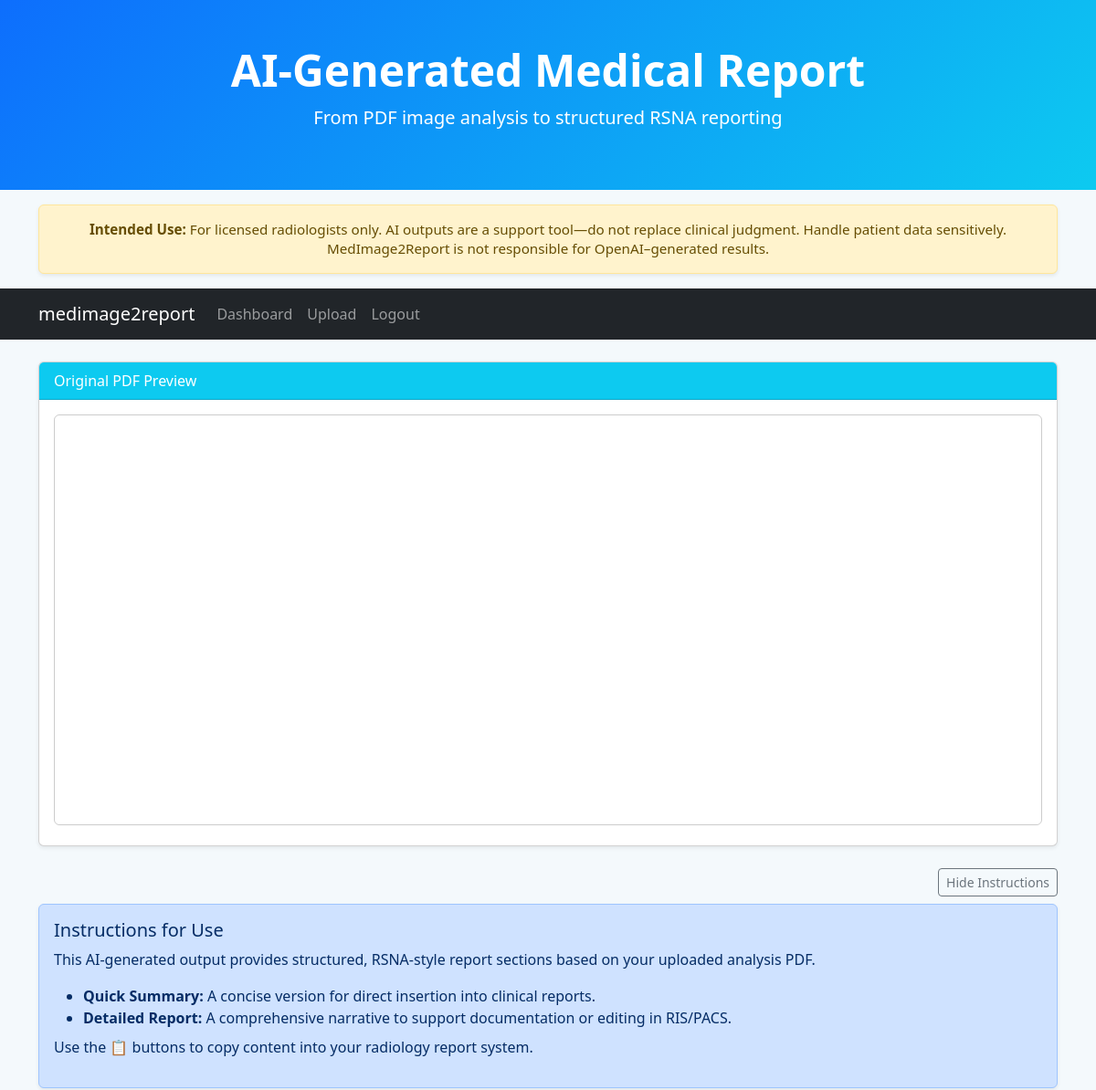
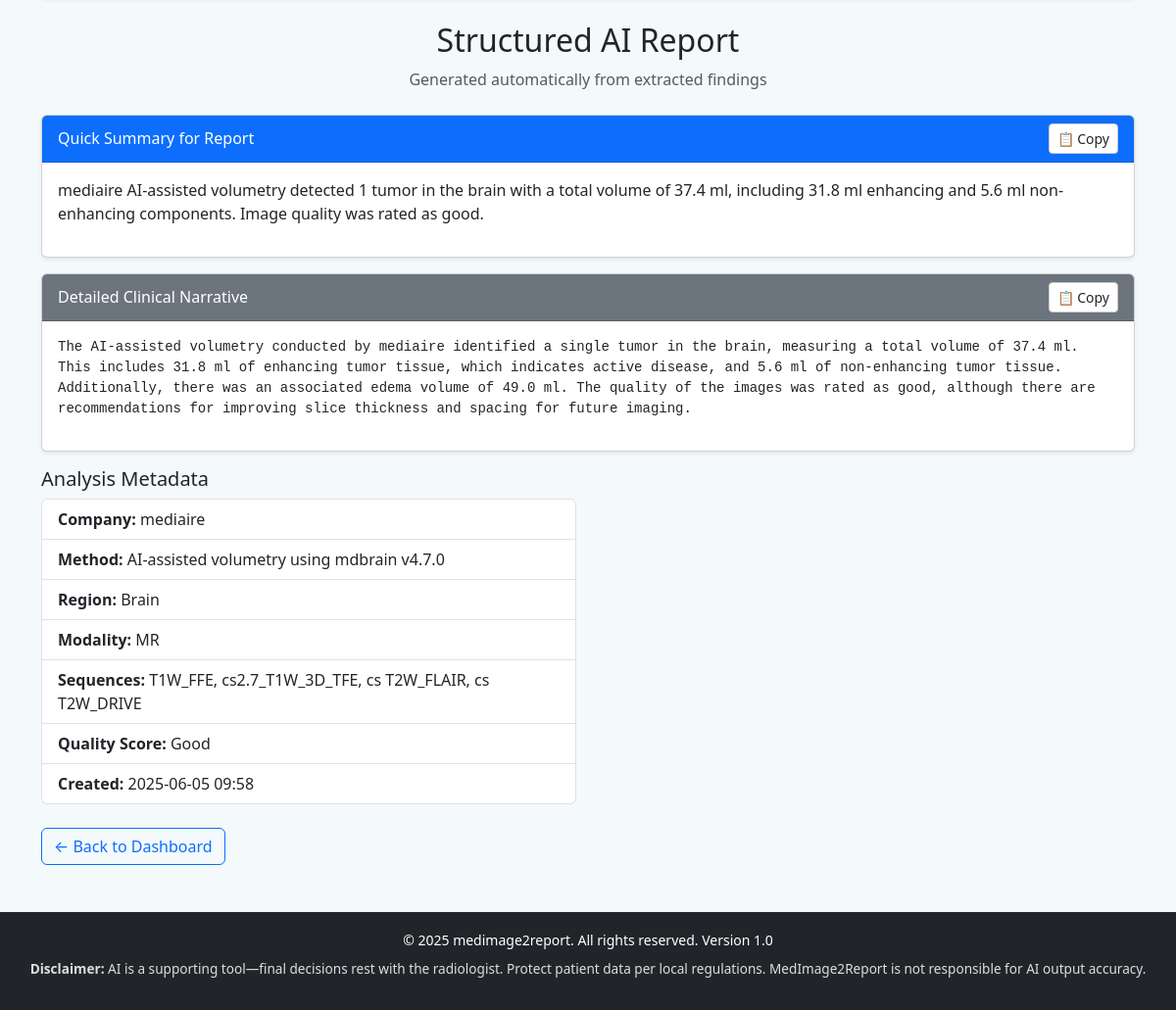
The page /view_report/40b24f1f09b8461496b3d8d29c (signed in) on the database its author committed (2 pictures, top to bottom).
### data/models/models.py (models this page shows, shortened)
class ProcessedImageAnalysisData(db.Model):
    __tablename__ = 'PROCESSED_IMAGE_ANALYSIS_DATA'
    id = Column(String(26), primary_key=True)
    pdf_data_id = Column(String(26), ForeignKey('PDF_IMAGE_ANALYSIS_DATA.id'), nullable=False)
    company_name = Column(String(100), nullable=True)
    sequences = Column(String(255), nullable=True)
    method_used = Column(String(100), nullable=True)
    body_region = Column(String(100), nullable=True)
    modality = Column(String(100), nullable=True)
    report_section_short = Column(Text, nullable=True)
    report_section_long = Column(Text, nullable=True)
    report_quality_score = Column(String(10), nullable=True)
    created_at = Column(DateTime, default=datetime.now(timezone.utc), nullable=False)
    pdf_data = relationship("ImageAnalysisPDF", backref="processed_reports")

### run.py (the view)
@app.route('/view_report/<processed_id>', methods=['GET'])
@login_required
def view_report(processed_id):
    try:
        report = data_manager.processed_manager.get_processed_data(processed_id)
        if not report or report.pdf_data.user_id != current_user.id:
            abort(404)
        return render_template('view_report.html', report=report)
    except Exception as e:
        current_app.logger.exception("View report error: %s", e)
        flash('Unable to load the report. Please try again later.', 'danger')
        return redirect(url_for('status'))

### data/models/models.py (called while the page is built)
    @property
    def is_authenticated(self):
        return True

### data/sqlite_data_manager.py (called while the page is built)
    def get_processed_data(self, id):
        return ProcessedImageAnalysisData.query.get(id)

### run.py (called while the page is built)
@login_manager.user_loader
def load_user(user_id: str) -> User | None:
    with app.app_context():
        return db.session.get(User, user_id)

### app/templates/view_report.html (shortened to what this page needs)
<!DOCTYPE html>
<html lang="en">
<head>
  <link href="https://cdn.jsdelivr.net/npm/bootstrap@5.3.0/dist/css/bootstrap.min.css" rel="stylesheet">
</head>
<body>
  <header class="py-5 text-white text-center no-print" style="background: linear-gradient(135deg, #0d6efd, #0dcaf0);">
    <div class="container">
      <h1 class="display-5 fw-bold">AI-Generated Medical Report</h1>
      <p class="lead">From PDF image analysis to structured RSNA reporting</p>
    </div>
  </header>
  <div class="container mt-3">
    <div class="alert alert-warning alert-disclaimer text-center shadow-sm">
      <strong>Intended Use:</strong> For licensed radiologists only. AI outputs are a support tool—do not replace clinical judgment.
      Handle patient data sensitively. MedImage2Report is not responsible for OpenAI–generated results.
    </div>
  </div>
  <nav class="navbar navbar-expand-lg navbar-dark bg-dark no-print">
    <div class="container">
      <a class="navbar-brand" href="{{ url_for('index') }}">medimage2report</a>
      <div class="collapse navbar-collapse" id="navbarNav">
        <ul class="navbar-nav me-auto">
          <li class="nav-item"><a class="nav-link" href="{{ url_for('status') }}">Dashboard</a></li>
          <li class="nav-item"><a class="nav-link" href="{{ url_for('upload_pdf') }}">Upload</a></li>
          <li class="nav-item"><a class="nav-link" href="{{ url_for('logout') }}">Logout</a></li>
        </ul>
      </div>
    </div>
  </nav>
  <div class="container mt-4">
    <div class="card mb-4 shadow-sm">
      <div class="card-header bg-info text-white">Original PDF Preview</div>
      <div class="card-body">
        <iframe src="{{ url_for('serve_pdf', pdf_id=report.pdf_data_id) }}#zoom=50"
                width="100%" height="450px">
        </iframe>
      </div>
    </div>
  </div>
  <div class="container mb-4">
    <div class="text-end mb-2">
      <button class="btn btn-sm btn-outline-secondary" onclick="toggleInstructions()" id="toggleBtn">
        Hide Instructions
      </button>
    </div>
    <div id="instructionBox" class="alert alert-primary shadow-sm">
      <h5>Instructions for Use</h5>
      <p>This AI-generated output provides structured, RSNA-style report sections based on your uploaded analysis PDF.</p>
      <ul class="mb-0">
        <li><strong>Quick Summary:</strong> A concise version for direct insertion into clinical reports.</li>
        <li><strong>Detailed Report:</strong> A comprehensive narrative to support documentation or editing in RIS/PACS.</li>
      </ul>
      <p class="mt-2">Use the 📋 buttons to copy content into your radiology report system.</p>
    </div>
  </div>
  <div class="container">
    <div class="text-center mb-4">
      <h2>Structured AI Report</h2>
      <p class="text-muted">Generated automatically from extracted findings</p>
    </div>
    <div class="card mb-3 shadow-sm">
      <div class="card-header bg-primary text-white d-flex justify-content-between align-items-center">
        <span>Quick Summary for Report</span>
        <button class="btn btn-sm btn-copy no-print" title="Copy to clipboard" onclick="copyText('quickText')">📋 Copy</button>
      </div>
      <div class="card-body">
        <p id="quickText">{{ report.report_section_short }}</p>
      </div>
    </div>
    <div class="card mb-3 shadow-sm">
      <div class="card-header bg-secondary text-white d-flex justify-content-between align-items-center">
        <span>Detailed Clinical Narrative</span>
        <button class="btn btn-sm btn-copy no-print" title="Copy to clipboard" onclick="copyText('reportText')">📋 Copy</button>
      </div>
      <div class="card-body">
        <pre id="reportText" style="white-space: pre-wrap;">{{ report.report_section_long }}</pre>
      </div>
    </div>
    <div class="row">
      <div class="col-md-6">
        <h5>Analysis Metadata</h5>
        <ul class="list-group">
          <li class="list-group-item"><strong>Company:</strong> {{ report.company_name }}</li>
          <li class="list-group-item"><strong>Method:</strong> {{ report.method_used }}</li>
          <li class="list-group-item"><strong>Region:</strong> {{ report.body_region }}</li>
          <li class="list-group-item"><strong>Modality:</strong> {{ report.modality }}</li>
          <li class="list-group-item"><strong>Sequences:</strong> {{ report.sequences }}</li>
          <li class="list-group-item"><strong>Quality Score:</strong> {{ report.report_quality_score }}</li>
          <li class="list-group-item"><strong>Created:</strong> {{ report.created_at.strftime('%Y-%m-%d %H:%M') }}</li>
        </ul>
      </div>
    </div>
    <div class="mt-4 no-print">
      <a href="{{ url_for('status') }}" class="btn btn-outline-primary">← Back to Dashboard</a>
    </div>
  </div>
  <footer class="bg-dark text-white text-center py-3 mt-5">
    <small>&copy; 2025 medimage2report. All rights reserved. Version 1.0</small>
    <div class="disclaimer">
      <p>
        <strong>Disclaimer:</strong> AI is a supporting tool—final decisions rest with the radiologist.
        Protect patient data per local regulations. MedImage2Report is not responsible for AI output accuracy.
      </p>
    </div>
  </footer>
</body>
</html>

### app/templates/view_report.html (style rules this page uses)
body { background-color: #f4f9fc; }
.btn-copy { background: #ffffff; border: 1px solid #ccc; font-size: 0.875rem; }
iframe { border: 1px solid #ccc; border-radius: 6px; }
.alert-disclaimer { font-size: 0.95rem; line-height: 1.4; }
footer .disclaimer { font-size: 0.85rem; margin-top: 0.5rem; color: #ddd; }

### rows shown on the page
ProcessedImageAnalysisData: report_section_short "mediaire AI-assisted volumetry detected 1 tumor in the brain with a total volume of 37.4 ml, including 31.8 ml enhancing and 5.6 ml non-enhancing components. Image quality was rated as good.", report_section_long "The AI-assisted volumetry conducted by mediaire identified a single tumor in the brain, measuring a total volume of 37.4 ml. This includes 31.8 ml of enhancing tumor tissue, which indicates active disease, and 5.6 ml of non-enhancing tumor tissue. Additionally, there was an associated edema volume of 49.0 ml. The quality of the images was rated as good, although there are recommendations for improving slice thickness and spacing for future imaging.", company_name "mediaire", method_used "AI-assisted volumetry using mdbrain v4.7.0", body_region "Brain", modality "MR", sequences "T1W_FFE, cs2.7_T1W_3D_TFE, cs T2W_FLAIR, cs T2W_DRIVE", report_quality_score "Good", created_at "2025-06-05 09:58"
